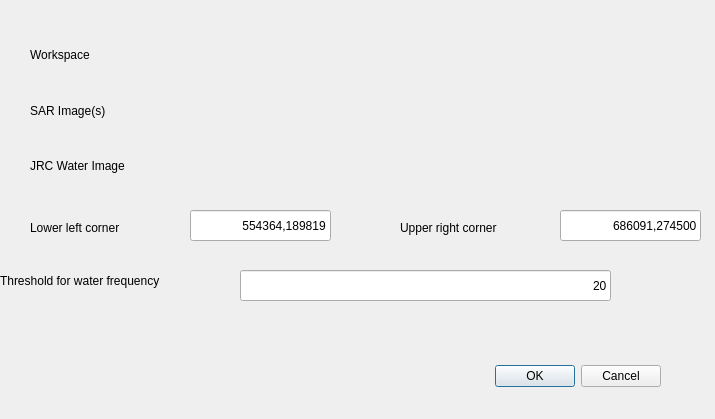
<?xml version="1.0" encoding="UTF-8"?>
<ui version="4.0">
 <class>SARFloodATDialogBase</class>
 <widget class="QDialog" name="SARFloodATDialogBase">
  <property name="geometry">
   <rect>
    <x>0</x>
    <y>0</y>
    <width>715</width>
    <height>419</height>
   </rect>
  </property>
  <property name="windowTitle">
   <string>Mosaic and clip</string>
  </property>
  <widget class="QDialogButtonBox" name="button_box">
   <property name="geometry">
    <rect>
     <x>320</x>
     <y>360</y>
     <width>341</width>
     <height>32</height>
    </rect>
   </property>
   <property name="orientation">
    <enum>Qt::Horizontal</enum>
   </property>
   <property name="standardButtons">
    <set>QDialogButtonBox::Cancel|QDialogButtonBox::Ok</set>
   </property>
  </widget>
  <widget class="QLineEdit" name="mLL">
   <property name="geometry">
    <rect>
     <x>190</x>
     <y>210</y>
     <width>141</width>
     <height>31</height>
    </rect>
   </property>
   <property name="text">
    <string> 554364,189819</string>
   </property>
   <property name="alignment">
    <set>Qt::AlignRight|Qt::AlignTrailing|Qt::AlignVCenter</set>
   </property>
   <property name="placeholderText">
    <string/>
   </property>
  </widget>
  <widget class="QLabel" name="label_5">
   <property name="geometry">
    <rect>
     <x>30</x>
     <y>220</y>
     <width>121</width>
     <height>16</height>
    </rect>
   </property>
   <property name="text">
    <string>Lower left corner</string>
   </property>
  </widget>
  <widget class="QLabel" name="label_6">
   <property name="geometry">
    <rect>
     <x>400</x>
     <y>220</y>
     <width>121</width>
     <height>16</height>
    </rect>
   </property>
   <property name="text">
    <string>Upper right corner</string>
   </property>
  </widget>
  <widget class="QLineEdit" name="mUR">
   <property name="geometry">
    <rect>
     <x>560</x>
     <y>210</y>
     <width>141</width>
     <height>31</height>
    </rect>
   </property>
   <property name="text">
    <string>686091,274500</string>
   </property>
   <property name="alignment">
    <set>Qt::AlignRight|Qt::AlignTrailing|Qt::AlignVCenter</set>
   </property>
   <property name="placeholderText">
    <string/>
   </property>
  </widget>
  <widget class="QWidget" name="layoutWidget">
   <property name="geometry">
    <rect>
     <x>30</x>
     <y>30</y>
     <width>125</width>
     <height>161</height>
    </rect>
   </property>
   <layout class="QVBoxLayout" name="verticalLayout">
    <item>
     <widget class="QLabel" name="label">
      <property name="text">
       <string>Workspace</string>
      </property>
     </widget>
    </item>
    <item>
     <widget class="QLabel" name="label_2">
      <property name="text">
       <string>SAR Image(s)</string>
      </property>
     </widget>
    </item>
    <item>
     <widget class="QLabel" name="label_3">
      <property name="text">
       <string>JRC Water Image</string>
      </property>
     </widget>
    </item>
   </layout>
  </widget>
  <widget class="QWidget" name="layoutWidget">
   <property name="geometry">
    <rect>
     <x>190</x>
     <y>10</y>
     <width>441</width>
     <height>191</height>
    </rect>
   </property>
   <layout class="QVBoxLayout" name="verticalLayout_2">
    <item>
     <widget class="QgsFileWidget" name="mWorkspace">
      <property name="storageMode">
       <enum>QgsFileWidget::GetDirectory</enum>
      </property>
     </widget>
    </item>
    <item>
     <widget class="QgsFileWidget" name="mSAR">
      <property name="storageMode">
       <enum>QgsFileWidget::GetMultipleFiles</enum>
      </property>
     </widget>
    </item>
    <item>
     <widget class="QgsFileWidget" name="mJRC">
      <property name="storageMode">
       <enum>QgsFileWidget::GetMultipleFiles</enum>
      </property>
     </widget>
    </item>
   </layout>
  </widget>
  <widget class="QLineEdit" name="mThreshold">
   <property name="geometry">
    <rect>
     <x>240</x>
     <y>270</y>
     <width>371</width>
     <height>31</height>
    </rect>
   </property>
   <property name="text">
    <string>20</string>
   </property>
   <property name="alignment">
    <set>Qt::AlignRight|Qt::AlignTrailing|Qt::AlignVCenter</set>
   </property>
   <property name="placeholderText">
    <string/>
   </property>
  </widget>
  <widget class="QLabel" name="label_4">
   <property name="geometry">
    <rect>
     <x>0</x>
     <y>260</y>
     <width>231</width>
     <height>41</height>
    </rect>
   </property>
   <property name="text">
    <string>Threshold for water frequency</string>
   </property>
  </widget>
 </widget>
 <customwidgets>
  <customwidget>
   <class>QgsFileWidget</class>
   <extends>QWidget</extends>
   <header>qgsfilewidget.h</header>
  </customwidget>
 </customwidgets>
 <resources/>
 <connections>
  <connection>
   <sender>button_box</sender>
   <signal>accepted()</signal>
   <receiver>SARFloodATDialogBase</receiver>
   <slot>accept()</slot>
   <hints>
    <hint type="sourcelabel">
     <x>20</x>
     <y>20</y>
    </hint>
    <hint type="destinationlabel">
     <x>20</x>
     <y>20</y>
    </hint>
   </hints>
  </connection>
  <connection>
   <sender>button_box</sender>
   <signal>rejected()</signal>
   <receiver>SARFloodATDialogBase</receiver>
   <slot>reject()</slot>
   <hints>
    <hint type="sourcelabel">
     <x>20</x>
     <y>20</y>
    </hint>
    <hint type="destinationlabel">
     <x>20</x>
     <y>20</y>
    </hint>
   </hints>
  </connection>
 </connections>
</ui>
